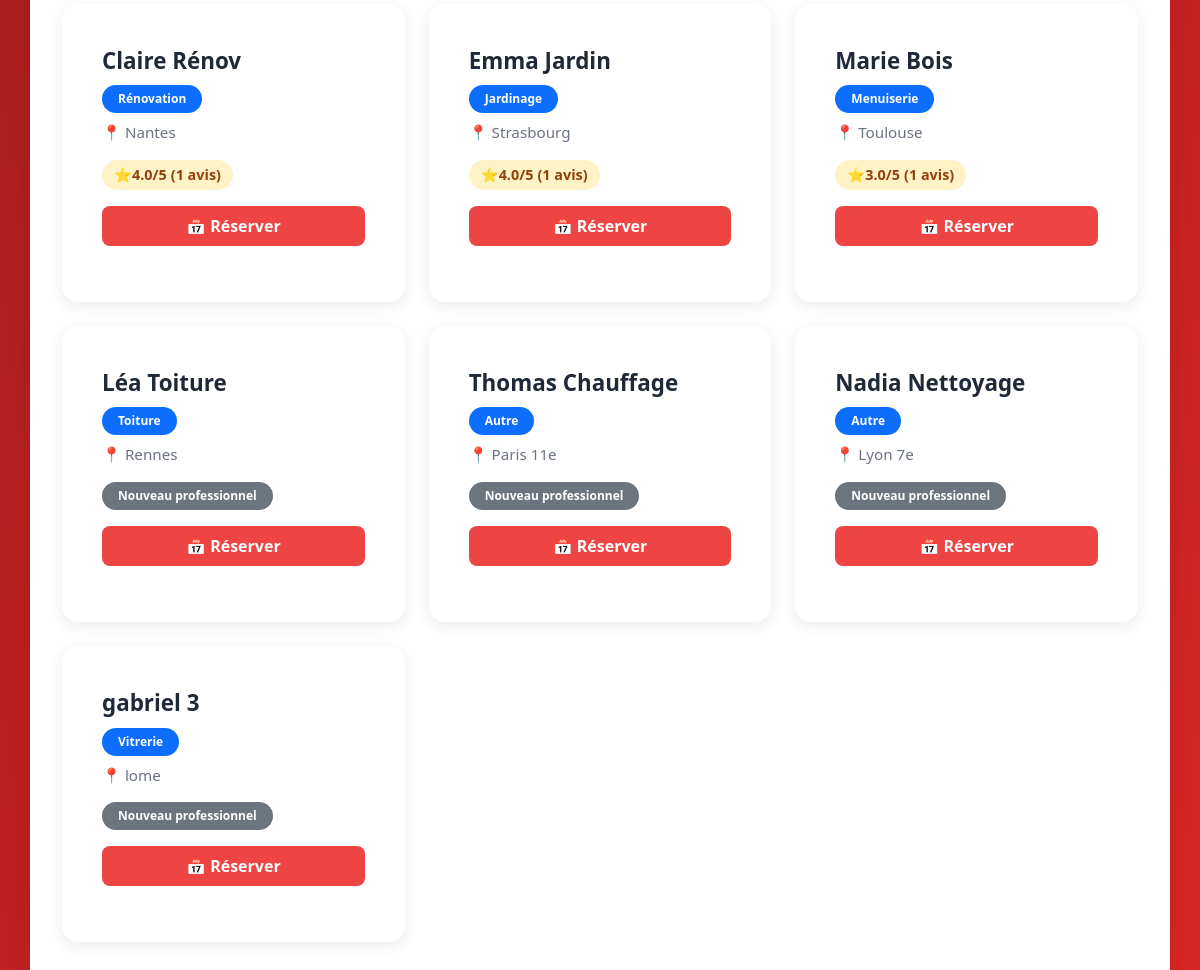
Page /professionals (lower part) on the earlier database version.
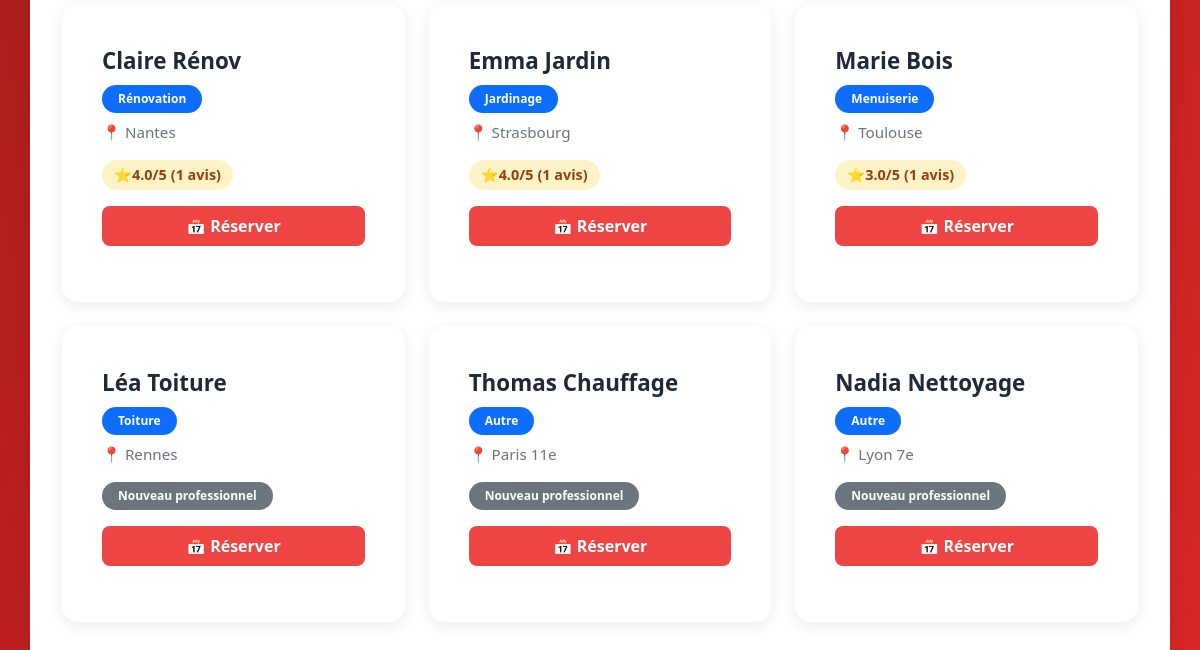
Same page on the later database version.
### tables this page shows
CREATE TABLE users (
            id INTEGER PRIMARY KEY,
            name TEXT,
            email TEXT UNIQUE,
            password TEXT,
            role TEXT,
            localisation TEXT,
            categorie TEXT,
            plan TEXT DEFAULT 'gratuit'
        );

### app.py (the view)
@app.route('/professionals')
def view_professionals():
    conn = get_db()
    categories = ['Plomberie', 'Électricité', 'Peinture', 'Menuiserie', 'Maçonnerie',
                  'Rénovation', 'Vitrerie', 'Jardinage', 'Serrurerie', 'Toiture', 'Autre']
    search = request.args.get('search', '').strip()
    ville = request.args.get('ville', '').strip()
    note_min = request.args.get('note_min', '').strip()
    categorie = request.args.get('categorie', '').strip()
    query = '''
        SELECT u.id, u.name, u.localisation, u.categorie,
               COALESCE(AVG(a.note), 0) as note_moyenne,
               COUNT(a.id) as nb_avis
        FROM users u
        LEFT JOIN avis a ON u.id = a.pro_id
        WHERE u.role = 'pro'
    '''
    params = []
    if search:
        query += ' AND u.name LIKE ?'
        params.append(f'%{search}%')
    if ville:
        query += ' AND u.localisation LIKE ?'
        params.append(f'%{ville}%')
    if categorie:
        query += ' AND u.categorie = ?'
        params.append(categorie)
    query += ' GROUP BY u.id'
    if note_min:
        query += ' HAVING note_moyenne >= ?'
        params.append(float(note_min))
    query += ' ORDER BY note_moyenne DESC'
    pros = conn.execute(query, params).fetchall()
    return render_template('professionals.html', professionals=pros, categories=categories)

### app.py (called while the page is built)
def get_db():
    conn = sqlite3.connect('database.db')
    conn.row_factory = sqlite3.Row
    return conn

### templates/professionals.html (shortened to what this page needs)
{% extends "base.html" %}{% block title %}Professionnels{% endblock %}{% block content %}
{% if professionals %}
<div class="row">
{% for pro in professionals %}
    <div class="col-md-6 col-lg-4 mb-4">
        <div class="card professional-card h-100">
            <div class="card-body">
                <div class="professional-name">{{ pro.name }}</div>
                {% if pro.categorie %}
                <div class="mb-2">
                    <span class="badge bg-primary">{{ pro.categorie }}</span>
                </div>
                {% endif %}
                {% if pro.localisation %}
                <div class="professional-location">
                    <span class="location-icon">📍</span> {{ pro.localisation }}
                </div>
                {% endif %}
                <div class="mt-3 mb-3">
                    {% if pro.nb_avis > 0 %}
                        <span class="rating-badge">
                            <span class="star-icon">⭐</span> {{ "%.1f"|format(pro.note_moyenne) }}/5
                            <span class="ms-1">({{ pro.nb_avis }} avis)</span>
                        </span>
                    {% else %}
                        <span class="badge bg-secondary">Nouveau professionnel</span>
                    {% endif %}
                </div>
                <div class="professional-actions mt-3">
                    <a href="{{ url_for('book', pro_id=pro.id) }}" class="btn btn-success w-100">
                        📅 Réserver
                    </a>
                </div>
            </div>
        </div>
    </div>
{% endfor %}
</div>
{% else %}
<div class="alert alert-info text-center">
    <h5>Aucun professionnel disponible pour le moment</h5>
    <p class="mb-0">Revenez plus tard ou inscrivez-vous en tant que professionnel!</p>
</div>
{% endif %}
{% endblock %}

Differences in the rows shown:
removed users: name "gabriel 3", categorie "Vitrerie", localisation "lome", shows "Nouveau professionnel"
